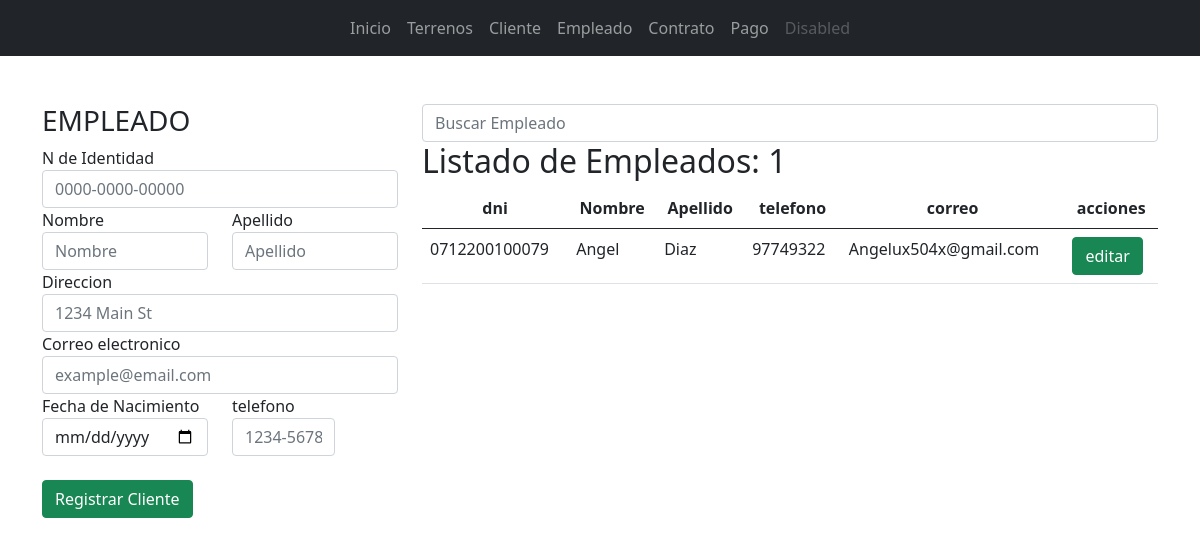
The page /vendedor/ on the database as committed earlier.
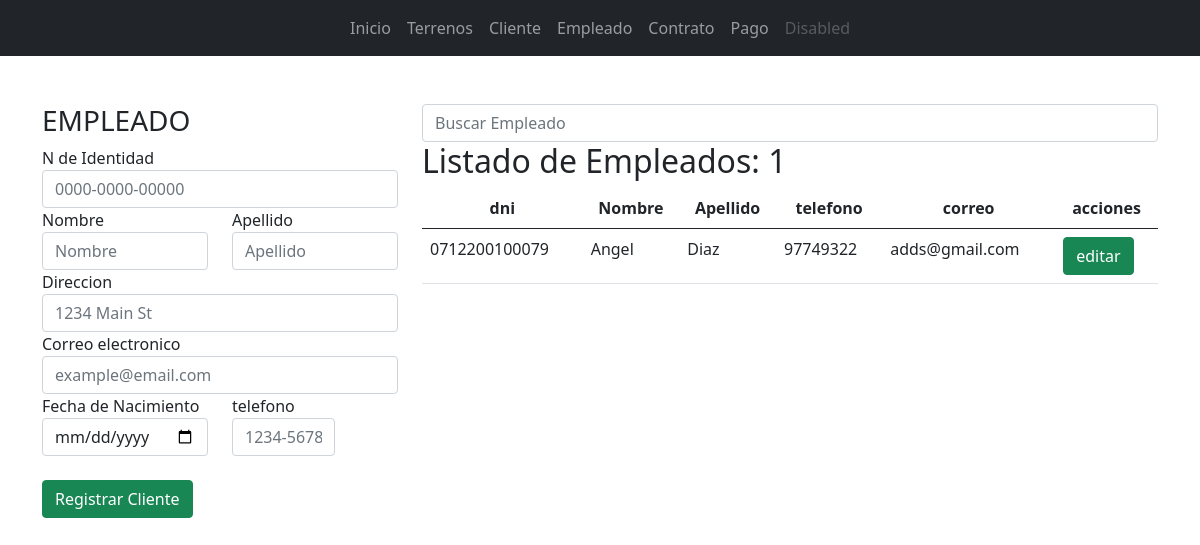
The same page on the database as committed later.
### app_lotificadora/models.py (models this page shows, shortened)
class Vendedor(models.Model):
    dni = models.CharField(max_length=16)
    nombre = models.CharField(max_length=35)
    apellido = models.CharField(max_length=35)
    direccion = models.TextField()
    fecha = models.DateField()
    telefono = models.CharField(max_length=13)
    correo = models.EmailField(max_length=40)
    fecha_ingreso = models.DateField(auto_now_add=True, null=True)
    estado = models.BooleanField(default=True)
    user = models.OneToOneField(User, on_delete=models.CASCADE, null=True, blank=True)

### app_lotificadora/views.py (the view, shortened to what this page needs)
# urls.py: path('vendedor/', views.vendedor, name="vendedor"),
def vendedor(request):
    q = request.GET.get('q')
    if q:
        ven = Vendedor.objects.filter(nombre__startswith=q).order_by('nombre')
    else:
        ven = Vendedor.objects.all().order_by('nombre')
    ctx = {
        'vendedor': ven,
    }
    return render(request, 'vendedor/vendedor.html', ctx)

### app_lotificadora/templates/vendedor/vendedor.html (shortened to what the changed rows need)
{% extends "base.html" %}
{% block container %}
    <div class="row">
        <div class="col-md-8">
            <h2>Listado de Empleados: {{ vendedor|length }}</h2>
            <div class="table-responsive">
                <table class="table table-hover">
                    <thead>
                        <tr class="text-center">
                            <th>dni</th>
                            <th>Nombre</th>
                            <th>Apellido</th>
                            <th>telefono</th>
                            <th>correo</th>
                            <th>acciones</th>
                        </tr>
                    </thead>
                    <tbody>
                        {% for v in vendedor %}
                            <tr>
                                <td>{{v.dni}}</td>
                                <td>{{v.nombre}}</td>
                                <td>{{v.apellido}}</td>
                                <td>{{v.telefono}}</td>
                                <td>{{v.correo|default_if_none:'-' }}</td>
                                <td>
                                    <a href="{% url 'mantenimiento_vendedor' v.id %}" type="submit" class="btn btn-success">editar</a>
                                </td>
                            </tr>
                        {% empty %}
                            <div class="alert alert-danger">No se encuentran Empleado</div>
                        {% endfor %}
                    </tbody>
                </table>
            </div>
        </div>
    </div>
{% endblock  %}

Rows that differ between the two databases and show on the page:
changed Vendedor "Angel": correo "Angelux504x@gmail.com" → "adds@gmail.com"
